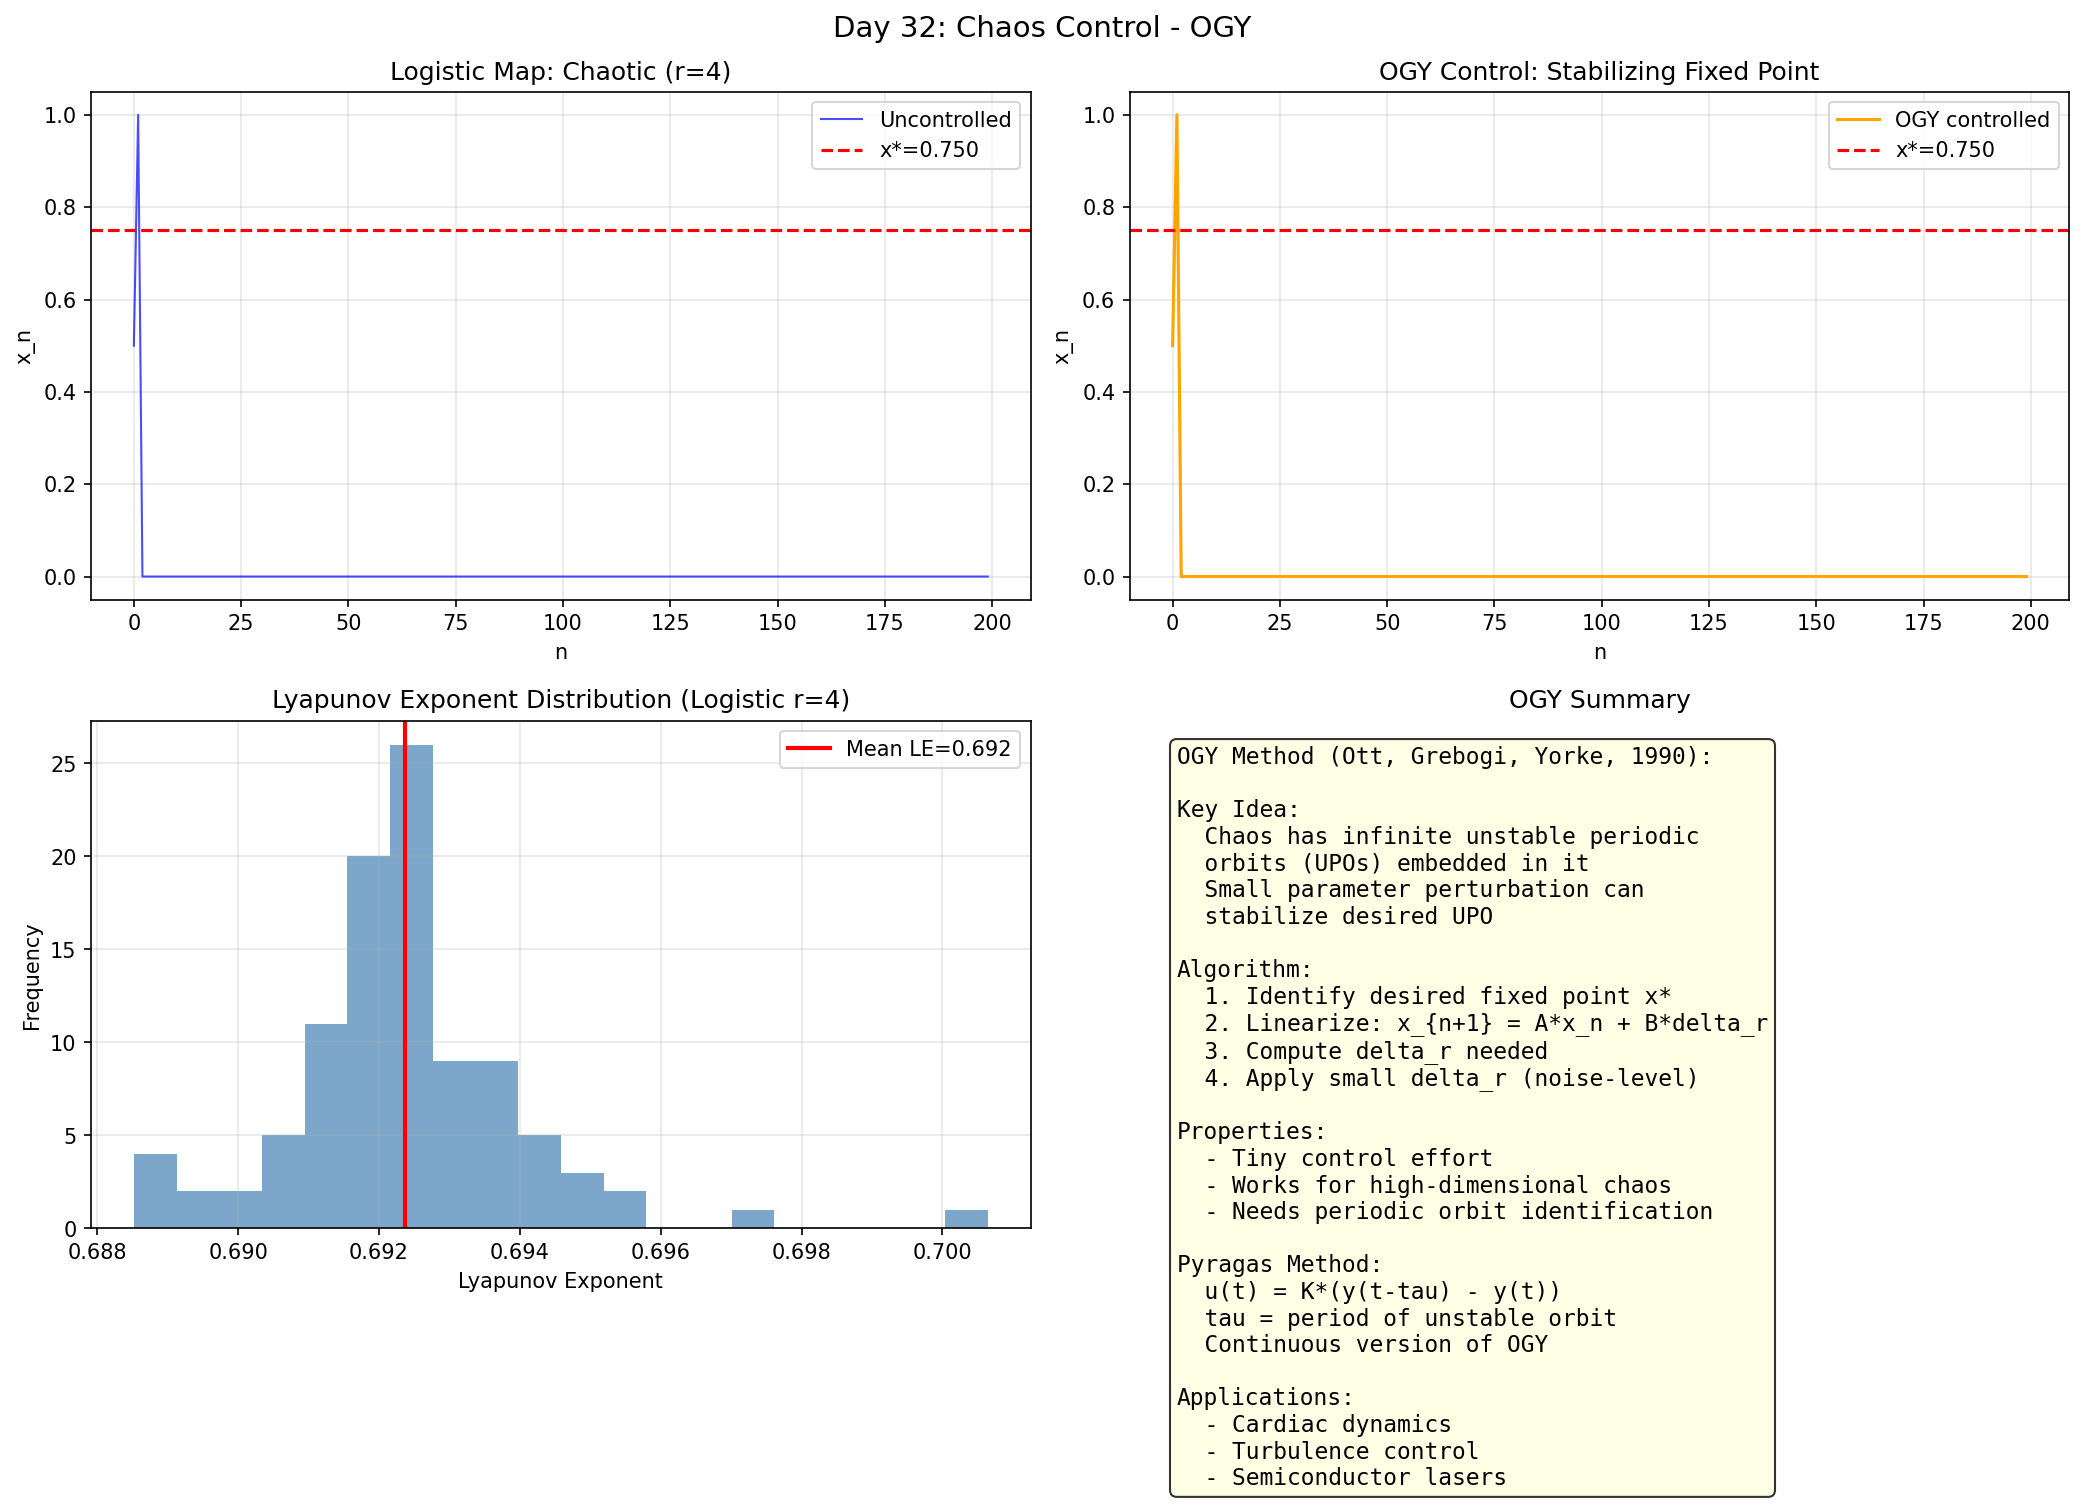

The Python source for this figure:
import numpy as np
import matplotlib
matplotlib.use('Agg')
import matplotlib.pyplot as plt

print("Day 32: Chaos Control - OGY Method")
fig, axes = plt.subplots(2, 2, figsize=(14, 10))
fig.suptitle('Day 32: Chaos Control - OGY', fontsize=14)

# ===== Logistic Map =====
r_chaos = 4.0
N = 200
x_chaos = np.zeros(N)
x_chaos[0] = 0.5
for i in range(N-1):
    x_chaos[i+1] = r_chaos * x_chaos[i] * (1 - x_chaos[i])

x_star = (r_chaos - 1) / r_chaos

x_ogy = np.zeros(N)
x_ogy[0] = 0.5
r_actual = r_chaos

for i in range(N-1):
    x = x_ogy[i]
    dfdr = x * (1 - x)
    dfdx = r_actual * (1 - 2*x)
    if i > 100 and i % 20 == 0:
        delta_x = x - x_star
        if abs(dfdr) > 1e-6:
            lam_target = 0.5
            delta_r_needed = (lam_target - dfdx) * delta_x / dfdr
            delta_r_needed = np.clip(delta_r_needed, -0.1, 0.1)
            r_actual = r_chaos + delta_r_needed
        else:
            r_actual = r_chaos
    x_ogy[i+1] = r_actual * x_ogy[i] * (1 - x_ogy[i])
    r_actual = r_chaos

n_arr = np.arange(N)
ax = axes[0, 0]
ax.plot(n_arr, x_chaos, 'b-', lw=1, alpha=0.7, label='Uncontrolled')
ax.axhline(y=x_star, color='red', ls='--', lw=1.5, label=f'x*={x_star:.3f}')
ax.set_xlabel('n')
ax.set_ylabel('x_n')
ax.set_title('Logistic Map: Chaotic (r=4)')
ax.legend()
ax.grid(True, alpha=0.3)

ax = axes[0, 1]
ax.plot(n_arr, x_ogy, 'orange', lw=1.5, label='OGY controlled')
ax.axhline(y=x_star, color='red', ls='--', lw=1.5, label=f'x*={x_star:.3f}')
ax.set_xlabel('n')
ax.set_ylabel('x_n')
ax.set_title('OGY Control: Stabilizing Fixed Point')
ax.legend()
ax.grid(True, alpha=0.3)

# Lyapunov exponents approximation
LE_approx = np.zeros(100)
for j in range(100):
    x_test = np.random.rand()
    s = 0.0
    for i in range(1000):
        x_test = r_chaos * x_test * (1 - x_test)
        if i > 100:
            s += np.log(abs(r_chaos * (1 - 2*x_test)))
    LE_approx[j] = s / 900.0

ax = axes[1, 0]
ax.hist(LE_approx, bins=20, color='steelblue', alpha=0.7)
ax.axvline(x=np.mean(LE_approx), color='red', lw=2, label=f'Mean LE={np.mean(LE_approx):.3f}')
ax.set_xlabel('Lyapunov Exponent')
ax.set_ylabel('Frequency')
ax.set_title('Lyapunov Exponent Distribution (Logistic r=4)')
ax.legend()
ax.grid(True, alpha=0.3)

ax = axes[1, 1]
ax.axis('off')
ax.text(0.05, 0.95,
    "OGY Method (Ott, Grebogi, Yorke, 1990):\n\n"
    "Key Idea:\n"
    "  Chaos has infinite unstable periodic\n"
    "  orbits (UPOs) embedded in it\n"
    "  Small parameter perturbation can\n"
    "  stabilize desired UPO\n\n"
    "Algorithm:\n"
    "  1. Identify desired fixed point x*\n"
    "  2. Linearize: x_{n+1} = A*x_n + B*delta_r\n"
    "  3. Compute delta_r needed\n"
    "  4. Apply small delta_r (noise-level)\n\n"
    "Properties:\n"
    "  - Tiny control effort\n"
    "  - Works for high-dimensional chaos\n"
    "  - Needs periodic orbit identification\n\n"
    "Pyragas Method:\n"
    "  u(t) = K*(y(t-tau) - y(t))\n"
    "  tau = period of unstable orbit\n"
    "  Continuous version of OGY\n\n"
    "Applications:\n"
    "  - Cardiac dynamics\n"
    "  - Turbulence control\n"
    "  - Semiconductor lasers",
    transform=ax.transAxes, va='top', fontsize=11,
    fontfamily='monospace', bbox=dict(boxstyle='round', facecolor='lightyellow', alpha=0.8))
ax.set_title('OGY Summary')

plt.tight_layout()
plt.savefig('C:/Users/WUccc/.openclaw/workspace/notes/工程控制论/code/day32_chaoscontrol.png', dpi=150, bbox_inches='tight')
print("Figure saved!")
